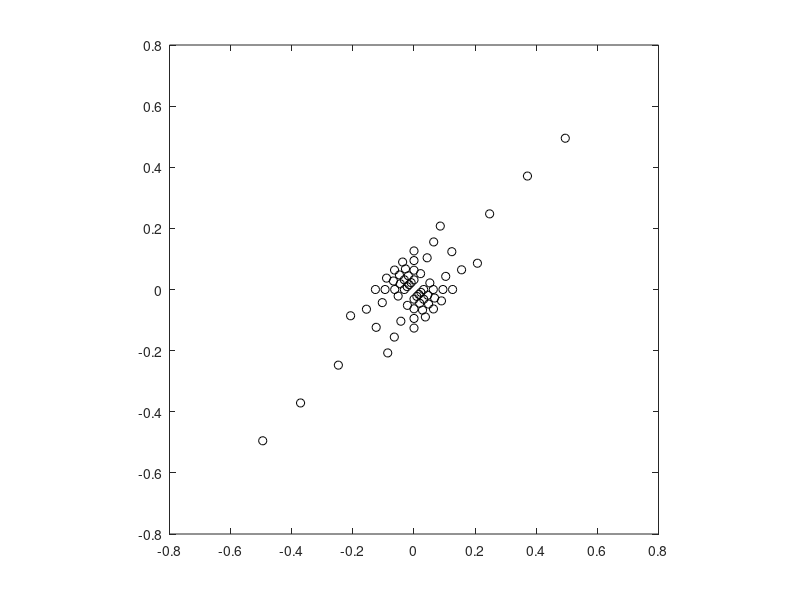

Write MATLAB code to recreate this figure.
% This script emulates the stimulus selection proceedure from GLMS.

% User defined variables
colmaxcc = .09;
lummaxcc = .7;
nRnds = 3;
nRpt = 5;

% Non-user-defined variables
thetaspace = pi/4;
rhospace = .5;

% Construct Polar Grid
n = floor((nRnds)/2);
rhospace = rhospace/(2^n);
if n>0 
    thetaspace = thetaspace/(2^(n-1));
    if mod(nRnds,2)
        thetaspace = thetaspace/2;
    end
end
thetavals = shiftdim(thetaspace:thetaspace:2*pi);
rhovals = shiftdim(rhospace:rhospace:1);

% Ennumerate all conditions
polrhoIdx = fullfact([numel(thetavals) numel(rhovals)]);
thetarholist = [thetavals(polrhoIdx(:,1)) rhovals(polrhoIdx(:,2))];
thetas = thetarholist(:,1);
rhos = thetarholist(:,2);

% Transform from polar to cartesian coordinates
[tempLcc,tempMcc] = pol2cart(thetas,rhos);

% Scale Cone Contrast Units for Monitor
scale = lummaxcc*colmaxcc./sqrt((colmaxcc.*cos(thetas-pi/4)).^2 ...
    +(lummaxcc.*sin(thetas-pi/4)).^2);
Lcc = tempLcc .* scale;
Mcc = tempMcc .* scale;
stim = [Lcc Mcc];
stim = repmat(stim,nRpt,1);

% Plot figure
figure(1); clf;
plot(Lcc,Mcc,'ko')
axis square

% Save data
%save('StimListJPW','stim')
